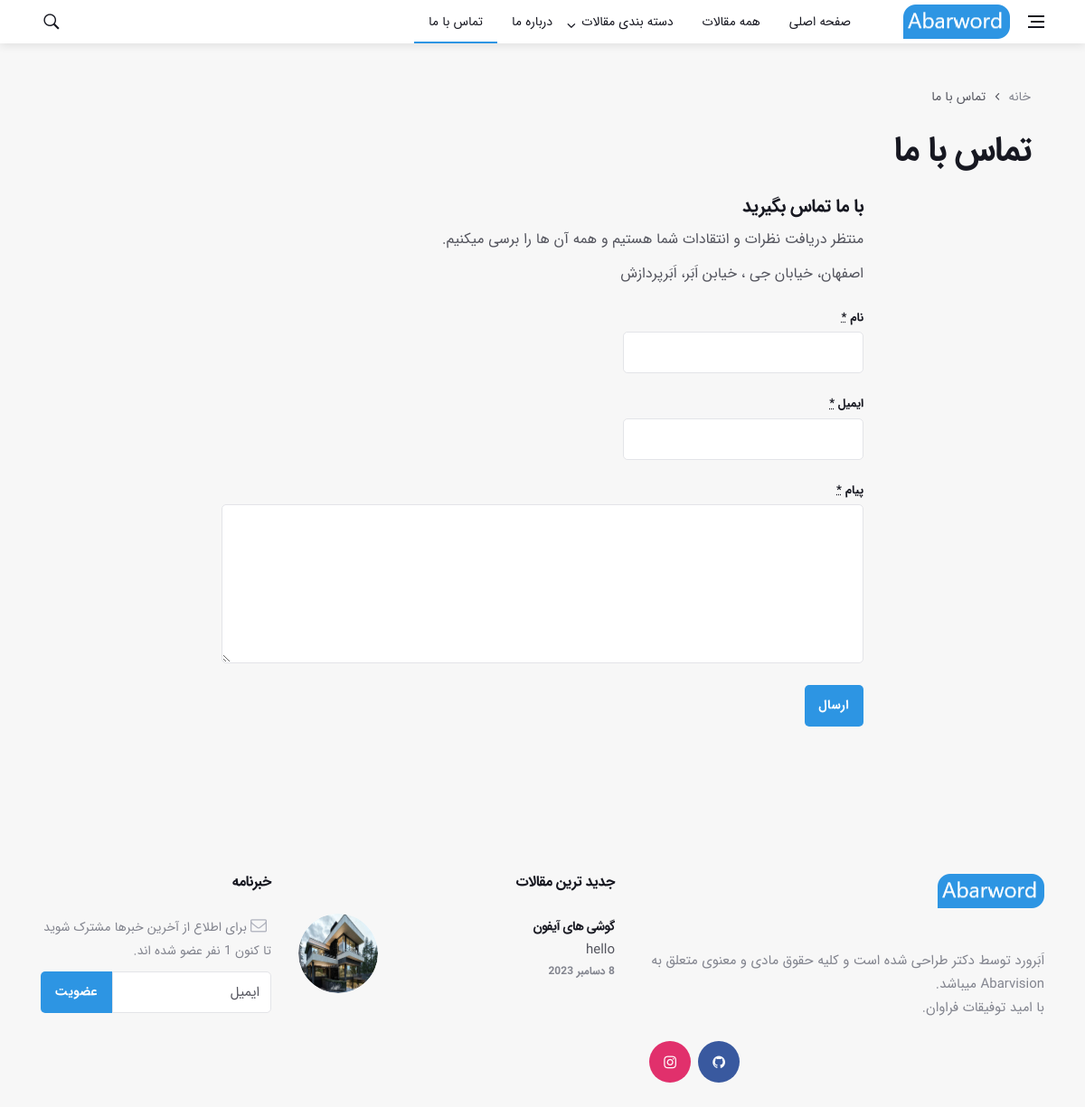
Page /contact/ on the committed database.
### main/models.py (models this page shows, shortened)
class Posts(models.Model):
    title = models.CharField(verbose_name="موضوع", max_length=50)
    slug = models.SlugField(verbose_name="آدرس", max_length=50,unique=True)
    description = models.TextField(verbose_name="توضیحات کوتاه",blank=True,null=True)
    body = QuillField(verbose_name="متن")
    category = models.ForeignKey(Category, verbose_name="دسته بندی", on_delete=models.CASCADE)
    date = models.DateField(verbose_name="تاریخ ایجاد", auto_now=True)
    image = models.ImageField(verbose_name="عکس", upload_to="posts/%m",null=True,blank=True)
    best = models.BooleanField(verbose_name=" بهترین مقالات",default=False)
    class Meta:
        verbose_name_plural = 'مقالات'
        verbose_name = "مقاله"

### main/views.py (the view, shortened to what this page needs)
# urls.py: path('contact/',views.contact,name='contact'),
def contact(request):
    return render(request, 'main/contact.html')

### main/context_processor.py (called while the page is built)
def bests(request):
    post = Posts.objects.filter(best = True).order_by('-date')[:4]
    return {'best_posts':post}

def news_processor(request):
    news = News.objects.all()
    return {"news":news}

def category_processor(request):
    categoryes = Category.objects.all()
    return {"category": categoryes}

def new_posts(request):
    new_posts = Posts.objects.order_by("-date")[:2]
    return {"new_posts":new_posts}

def email_count(request):
    email_count = Emails.objects.all().count()
    return {"email_count":email_count}

### templates/main/contact.html (shortened to what this page needs)
{% extends 'base.html' %}
{% block contact_active %}
	active
{% endblock %}
{% block content %}
    <div class="container">
        <ul class="breadcrumbs">
            <li class="breadcrumbs__item">
                <a href="{% url 'home' %}" class="breadcrumbs__url">خانه</a>
            </li>
            <li class="breadcrumbs__item breadcrumbs__item--current">
                تماس با ما
            </li>
        </ul>
    </div>
    <div class="main-container container" id="main-container">
            <div class="blog__content mb-72">
                <h1 class="page-title">تماس با ما</h1>
                <div class="row justify-content-center">
                    <div class="col-lg-8">
                        <h4>با ما تماس بگیرید</h4>
                        <p>منتظر دریافت نظرات و انتقادات شما هستیم و همه آن ها را برسی میکنیم.</p>
                        <ul class="contact-items">
                            <li class="contact-item">
                                <address>اصفهان، خیابان جی ، خیابن اَبَر، اَبَرپردازش</address>
                            </li>
                            </ul>
                        <form id="contact-form" class="contact-form mt-30 mb-30" method="post" action=".">
                            <div class="contact-name">
                                <label for="name">نام <abbr title="required" class="required">*</abbr></label>
                                <input name="name" id="name" required type="text">
                            </div>
                            <div class="contact-email">
                                <label for="email">ایمیل <abbr title="required" class="required">*</abbr></label>
                                <input name="email" required id="email" type="email">
                            </div>
                            <div class="contact-message">
                                <label for="message">پیام <abbr title="required" class="required">*</abbr></label>
                                <textarea id="message" name="message" rows="7" required="required"></textarea>
                            </div>
                            <input type="submit" class='btn btn-color btn-lg btn-button' value="ارسال">
                        </form>
                    </div>
                </div>
            </div>
        </div>
{% endblock %}

### templates/base.html (shortened to what this page needs)
{% load static %}
<!DOCTYPE html>
<html lang="en">
<head>
    <link rel="stylesheet" href="{% static 'css/bootstrap.min.css' %}" />
    <link rel="stylesheet" href="{% static 'css/font-icons.css' %}" />
    <link rel="stylesheet" href="{% static 'css/style.css' %}" />
</head>
<body class="bg-light style-default style-rounded">
    <main class="main oh" id="main">
        <header class="nav">
            <div class="nav__holder nav--sticky">
                <div class="container relative">
                    <div class="flex-parent">
                        <button class="nav-icon-toggle" id="nav-icon-toggle" aria-label="Open side menu">
                            <span class="nav-icon-toggle__box">
                                <span class="nav-icon-toggle__inner"></span>
                            </span>
                        </button>
                        <a href="{% url 'home' %}" class="logo">
                            <img class="logo__img" src="{% static 'img/logo_default.png' %}" alt="logo">
                        </a>
                        <nav class="flex-child nav__wrap d-none d-lg-block">
                            <ul class="nav__menu">
                                <li class="{% block home_active %}
                                {% endblock %}">
                                    <a href="{% url 'home' %}">صفحه اصلی</a>
                                </li>
                                <li class="{% block post_active %}
                                {% endblock %}">
                                    <a href="{% url 'all' %}">همه مقالات</a>
                                </li>
                                <li class="nav__dropdown">
                                    <a href="#">دسته بندی مقالات</a>
                                </li>
                                <li class="{% block about_active %}
                                {% endblock %}">
                                    <a href="{% url 'about' %}">درباره ما</a>
                                </li>
                                <li class="{% block contact_active %}
                                {% endblock %}">
                                    <a href="{% url 'contact' %}">تماس با ما</a>
                                </li>
                            </ul>
                        </nav>
                        <div class="nav__right">
                            <div class="nav__right-item nav__search">
                                <a href="#" class="nav__search-trigger" id="nav__search-trigger">
                                    <i class="ui-search nav__search-trigger-icon"></i>
                                </a>
                            </div>
                        </div>
                    </div>
                </div>
            </div>
        </header>
        <div class="main-container container pt-24" id="main-container">
            {% block content %}
            {% endblock %}
        </div>
        <footer class="footer footer--light">
            <div class="container">
                <div class="footer__widgets">
                    <div class="row">
                        <div class="col-lg-5 col-md-6">
                            <aside class="widget widget-logo">
                                <a href="{% url 'home' %}">
                                    <img src="{% static 'img/logo_default_white.png' %}"  class="logo__img" alt="">
                                </a>
                                <p class="copyright">
                                    اَبَرورد توسط <a href="https://github.com/prodbygodfather">دکتر</a> طراحی شده است و کلیه حقوق مادی و معنوی متعلق به <a href='https://abarvision.ir'>Abarvision</a > میباشد.
                                <br>
                                با امید توفیقات فراوان.
                                    </p>
                                <div class="socials socials--large socials--rounded mb-24">
                                    <a href="https://instagram.com/prodbygodfather/" target="_blank" class="social social-instagram" aria-label="instagram"><i class="ui-instagram"></i></a>
                                    <a href="https://github.com/ProdByGodfather/" target="_blank" class="social social-facebook" aria-label="github"><i class="ui-github"></i></a>
                                </div>
                            </aside>
                        </div>
                        <div class="col-lg-4 col-md-6">
                            <aside class="widget widget-popular-posts">
                                <h4 class="widget-title">جدید ترین مقالات</h4>
                                <ul class="post-list-small">
                                    {% for i in new_posts %}
                                    <li class="post-list-small__item">
                                        <article class="post-list-small__entry clearfix">
                                            <div class="post-list-small__img-holder">
                                                <div class="thumb-container thumb-100">
                                                    <a href="{% url 'detail' i.slug %}">
                                                        <img data-src="{{ i.image.url }}" src="{{ i.image.url }}" alt="" class="post-list-small__img--rounded lazyload">
                                                    </a>
                                                </div>
                                            </div>
                                            <div class="post-list-small__body">
                                                <h3 class="post-list-small__entry-title">
                                                    <a href="{% url 'detail' i.slug %}">{{ i.title }}</a>
                                                </h3>
                                                <ul class="entry__meta">
                                                    {{ i.description }}<br>
                                                    <li class="entry__meta-date">
                                                        {{ i.date }}
                                                    </li>
                                                </ul>
                                            </div>
                                        </article>
                                    </li>
                                    {% endfor %}
                                </ul>
                            </aside>
                        </div>
                        <div class="col-lg-3 col-md-6">
                            <aside class="widget widget_mc4wp_form_widget">
                                <h4 class="widget-title">خبرنامه</h4>
                                <p class="newsletter__text">
                                    <i class="ui-email newsletter__icon"></i>
                                    برای اطلاع از آخرین خبرها مشترک شوید
                                    <br>
                                    تا کنون {{ email_count }} نفر عضو شده اند.
                                </p>
                                <form class="mc4wp-form" action="{% url 'save_mail' %}" method="post">
                                    <div class="mc4wp-form-fields">
                                        <div class="form-group">
                                            <input type="email" name="email" placeholder="ایمیل" required="">
                                        </div>
                                        <div class="form-group">
                                            <input type="submit" class="btn btn-lg btn-color" value="عضویت">
                                        </div>
                                    </div>
                                </form>
                            </aside>
                        </div>
                    </div>
                </div>
            </div>
        </footer>
    </main>
</body>
</html>

### rows in the picture
Posts: image (picture), title "گوشی های آیفون", description "hello", date "8 دسامبر 2023"
